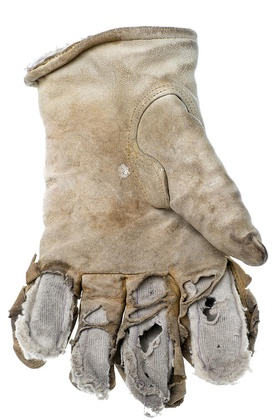
%> input picture gloves/leather/4.jpg, 280 x 420 px, shrunk from 600 x 900 before the run
$ octave test2.m   (GNU Octave 9; MATLAB toolbox functions it lacks are replaced by stand-ins)
%> lines starting %> are read from the running program, lines starting %| are printed output that depends on the picture; in (x1, y1, x2, y2) boxes, pixels count from 0 and x2, y2 are one past the last pixel; in counts of white or black regions, pixels touching at a corner belong together; the program's own positions count from 1
### preprocessing.m
function img = preprocessing(img)

% change to Gray Scale Image
gray_img = rgb2gray(img);

% apply Gaussian filtering for noise reduction
filtered_img = imgaussfilt(gray_img, 3);

% histogram equalization
stretched_img = imadjust(filtered_img, [0, 0.95]);

% sharpen the segmented image using unsharp masking
sharpened_img = imsharpen(stretched_img, 'Amount', 1.5, 'Radius', 1, 'Threshold', 0);

img = sharpened_img;

img_titles = {'Grayscale', 'Gaussian Filtered', 'Contrast Stretching', 'Sharpenning'};
imgs = {gray_img, filtered_img, stretched_img, sharpened_img};
fn.auto_plot_images('Preprocessing', img_titles, imgs);
end

### edge_segmentation.m
function [img, mask] = edge_segmentation(org_ing, gray_img)
    % Get the edge mask
    edge_mask = edge(gray_img, 'canny');

    % Fill the holes in the edge mask
    filled_mask = imfill(edge_mask, 'holes');

    morph_mask = edge_mask;
    for i = 1:100
        cc = bwconncomp(morph_mask);
        num_objects = cc.NumObjects;
        if num_objects > 2
            % use Morphological Opertaion to recontruct the line
            morph_mask = imdilate(morph_mask, strel("line", 2, 0));
            morph_mask = imdilate(morph_mask, strel("line", 2, 45));
            morph_mask = imdilate(morph_mask, strel("line", 2, 90));
            morph_mask = imdilate(morph_mask, strel("line", 2, 125));
            morph_mask = imfill(morph_mask, 'holes');
        else
            break
        end
    end

    % remove the small object
    removed_mask = fn.dynamic_bwareaopen(morph_mask, 60000);

    % reduce the extra segmented boundaries
    eroded_mask = removed_mask;
    for j = 1:i
        se = strel('disk', 3);
        eroded_mask = imerode(eroded_mask, se); % Opening operation to remove small boundaries
    end
    mask = eroded_mask;

    % apply the mask
    img = fn.applied_mask(org_ing, mask);

    img_titles = {'Edge Mask', 'Filled Mask', 'Morph Mask', 'Removed Small Objects', 'Dilated Mask', 'Applied Mask'};
    imgs = {edge_mask, filled_mask, morph_mask, removed_mask, eroded_mask, img};
    fn.auto_plot_images('Edge Segmentation', img_titles, imgs);
end

### part_extraction.m
function [palm_mask, finger_mask] = part_extraction(mask)

    % Refine the defect_free_mask;
    refined_mask = imopen(mask, strel('diamond', 10));
    refined_mask = imfill(refined_mask, "holes");

    % Get the palm from binary mask.
    area = bwarea(refined_mask);
    ratio = 5.0; % claculate base of testing
    palm_kernel_radius = round(sqrt(area/(ratio * pi)));
    palm_mask = imopen(refined_mask, strel('disk', palm_kernel_radius));

    % Get only the fingers.
    raw_finger_mask = refined_mask - palm_mask;
    opened_finger_mask = imopen(raw_finger_mask, strel('disk', round(palm_kernel_radius/5))); % Get the fingers.
    opened_finger_mask = imbinarize(opened_finger_mask);

    stats = regionprops(opened_finger_mask, 'Area', 'Centroid');
    largest_finger_area = max([stats.Area]);

    size_threshold = largest_finger_area * 0.2;
    finger_mask = bwpropfilt(opened_finger_mask, 'Area', [size_threshold Inf]);

    fn.print_title_value_pairs({'area', 'kernel', 'size_threshold'}, {area, palm_kernel_radius, size_threshold});

    img_titles = {'Refined Mask', 'Palm Mask', 'Raw Finger Mask', 'Open Finger Mask', 'Finger Mask'};
    imgs = {refined_mask, palm_mask, raw_finger_mask, opened_finger_mask, finger_mask};
    fn.auto_plot_images('Palm Detection', img_titles, imgs);
end

### detect_glove.m
%% Performs glove detection in an input image using color segmentation based on k-means clustering
function glove_mask = detect_glove(img)

% Convert the image to LAB color space
lab_img = rgb2lab(img);

% Perform k-means clustering
ab = lab_img(:,:,2:3);
ab = im2single(ab);
pixel_labels = imsegkmeans(ab, 2, 'NumAttempts', 5);

% For display purpose
B2 = labeloverlay(img,pixel_labels);
mask1 = pixel_labels == 1;
cluster1 = img.*uint8(mask1);
mask2 = pixel_labels == 2;
cluster2 = img.*uint8(mask2);

% Convert pixel_labels to binary masks for each segment
num_segments = max(pixel_labels(:));
segment_masks = cell(1, num_segments);
segment_areas = zeros(1, num_segments);
for i = 1:num_segments
    segment_masks{i} = pixel_labels == i;
    segment_areas(i) = sum(segment_masks{i}(:));
end

% Find the index of the largest segmented region (assumed to be glove)
[~, largest_segment_idx] = max(segment_areas);

% Extract the largest segmented region (glove segment)
glove_mask = ~segment_masks{largest_segment_idx};

img_titles = {'Original', 'Labeled Image a*b*', 'Objects in Cluster 1', 'Objects in Cluster 2', 'Glove Mask'};
imgs = {img, B2, cluster1, cluster2, glove_mask};
fn.auto_plot_images('Kmeans For Color Segmentation', img_titles, imgs);
end

### calculate_mean_glove_color.m
%% Computes the mean color of the glove region
function glove_mean_rgb = calculate_mean_glove_color(lab_img, glove_mask)

% Extract LAB channels
L = lab_img(:,:,1);
A = lab_img(:,:,2);
B = lab_img(:,:,3);

% Initialize sum of colors and count of non-black pixels
sum_L = 0;
sum_A = 0;
sum_B = 0;
count = 0;

% Calculate the mean color of non-black pixels in the glove segment
for i = 1:size(glove_mask, 1)
    for j = 1:size(glove_mask, 2)
        if glove_mask(i, j) == 1 && L(i, j) > 0 % Check if it belongs to glove and not black
            sum_L = sum_L + L(i, j);
            sum_A = sum_A + A(i, j);
            sum_B = sum_B + B(i, j);
            count = count + 1;
        end
    end
end

% Calculate mean color
mean_L = sum_L / count;
mean_A = sum_A / count;
mean_B = sum_B / count;

% Display mean color
fprintf('Mean color of the glove: L = %.2f, A = %.2f, B = %.2f\n', mean_L, mean_A, mean_B);

% Convert mean LAB color to RGB
glove_mean_lab = [mean_L, mean_A, mean_B];
glove_mean_rgb = lab2rgb(glove_mean_lab);

end

### detect_defects.m
%% Detect defects utilizing Delta E
function [defects_img, defect_free_mask] = detect_defects(img, glove_mean_rgb)

% Compute color difference (Delta E) between image and reference color
de = imcolordiff(img, glove_mean_rgb);

% Apply threshold to Delta E values to segment the image
deltaE_threshold = 25;
defect_free_mask = de < deltaE_threshold;

% Apply the mask to original mask to get defects
defects_img = img .* uint8(~defect_free_mask);

% Morphology operations to enhance the defects_img
defects_img = imopen(defects_img, strel('disk', 3));

img_titles = {'Original Image', 'Delta E', 'Defects free mask', 'Defects image'};
imgs = {img, de, defect_free_mask, defects_img};
fn.auto_plot_images('Delta E for Defects Detection', img_titles, imgs);
end

### test2.m
close all;

%% Dispoable
% [5 lines of commented-out code are left out]

%% Cotton
% [4 lines of commented-out code are left out]

%% Leather
% org_img = imread('gloves/leather/1.jpg');
% org_img = imread('gloves/leather/2.jpg');
% org_img = imread('gloves/leather/3.jpg');
org_img = imread('gloves/leather/4.jpg');
%> org_img is the input picture: size 420x280x3 uint8; mean R, G, B 202.2, 194.2, 183.4

%% Main
gray_img = preprocessing(org_img);
%> in preprocessing, `filtered_img = imgaussfilt(gray_img, 3);`:
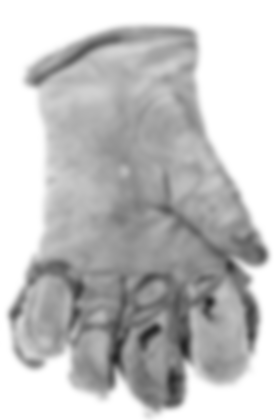
%> filtered_img: size 420x280 uint8; min 36, max 255, mean 195.4
%> in preprocessing, `imgs = {gray_img, filtered_img, stretched_img, sharpened_img};`: imgs = 4 items

[img, mask] = edge_segmentation(org_img, gray_img);
%> in edge_segmentation, `edge_mask = edge(gray_img, 'canny');`:
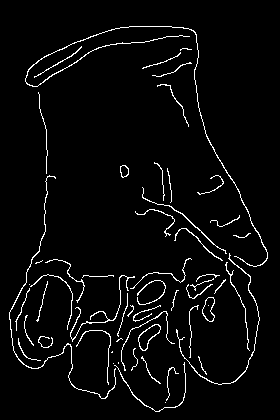
%> edge_mask: size 420x280 logical; 3.8% white in thin lines or dots, all inside (x1, y1, x2, y2) = (9, 26, 268, 412)
%> the loop in edge_segmentation, `for i = 1:100` made 4 passes
%> (cc, num_objects) on passes 1 to 4: (56 connected components, 56), (23 connected components, 23), (6 connected components, 6), (1 connected component, 1)
%> pass 1, in edge_segmentation, `morph_mask = imfill(morph_mask, 'holes');`:
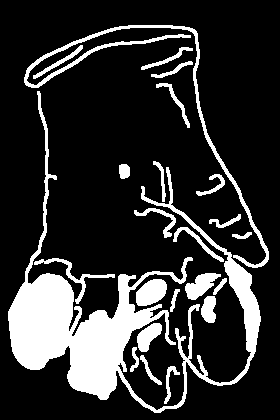
%> morph_mask: size 420x280 logical; 18.7% white; 23 white regions, largest, box (x1, y1, x2, y2) and area: (8, 91, 261, 413) 14655, (24, 25, 269, 268) 2351, (136, 279, 167, 306) 618
%> after the loop in edge_segmentation, `for i = 1:100`: morph_mask: size 420x280 logical; 63.5% white; 1 black region, box (x1, y1, x2, y2) and area: (0, 0, 280, 420) 42978
%> after the loop in edge_segmentation, `for j = 1:i`:
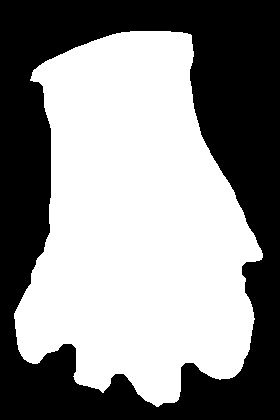
%> eroded_mask: size 420x280 logical; 54.5% white; 1 black region, box (x1, y1, x2, y2) and area: (0, 0, 280, 420) 53450
%> in edge_segmentation, `img = fn.applied_mask(org_ing, mask);`:
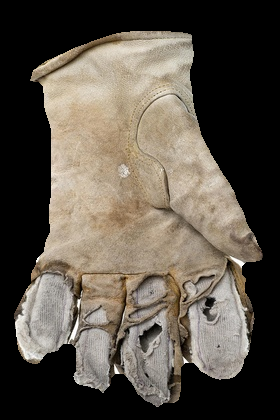
%> img: size 420x280x3 uint8; mean R, G, B 90.9, 83.3, 73.3
%> in edge_segmentation, `imgs = {edge_mask, filled_mask, morph_mask, removed_mask, eroded_mask,..`: imgs = 6 items
lab_img = rgb2lab(img);
%> lab_img: size 420x280x3 double; mean of channels 1, 2, 3 34.6, 1.2, 6.4
object_area = bwarea(mask);
%> object_area = 64193.1

%% Palm Finger Extraction
[palm_mask, finger_mask] = part_extraction(mask);
%> in part_extraction, `refined_mask = imopen(mask, strel('diamond', 10));`: refined_mask: size 420x280 logical; 54.3% white; 1 black region, box (x1, y1, x2, y2) and area: (0, 0, 280, 420) 53755
%> in part_extraction, `area = bwarea(refined_mask);`: area = 63893
%> in part_extraction, `palm_kernel_radius = round(sqrt(area/(ratio * pi)));`: palm_kernel_radius = 64
%> in part_extraction, `palm_mask = imopen(refined_mask, strel('disk', palm_kernel_radius));`: palm_mask: size 420x280 logical; 47.6% white; 1 white region, box (x1, y1, x2, y2) and area: (34, 33, 248, 378) 55933
%> in part_extraction, `raw_finger_mask = refined_mask - palm_mask;`: raw_finger_mask: size 420x280 double; values 0 (black) and 1 (white), 6.7% white; 27 white regions (20 under 20 px), largest, box (x1, y1, x2, y2) and area: (14, 253, 70, 364) 2147, (191, 293, 255, 380) 1838, (125, 365, 183, 407) 1214
%> in part_extraction, `opened_finger_mask = imopen(raw_finger_mask, strel('disk', round(palm_..`: opened_finger_mask: size 420x280 double; values 0 (black) and 1 (white), 3.1% white; 3 white regions, box (x1, y1, x2, y2) and area: (15, 303, 57, 361) 1699, (206, 343, 245, 379) 1021, (141, 374, 181, 405) 931
%> in part_extraction, `stats = regionprops(opened_finger_mask, 'Area', 'Centroid');`: stats = 3 regions; Area and Centroid: 1699 [33.7 333.8], 1021 [226.6 362.4], 931 [161.6 389.8]
%> in part_extraction, `largest_finger_area = max([stats.Area]);`: largest_finger_area = 1699
%> in part_extraction, `size_threshold = largest_finger_area * 0.2;`: size_threshold = 339.8
%> in part_extraction, `imgs = {refined_mask, palm_mask, raw_finger_mask, opened_finger_mask, ..`: imgs = 5 items

%% Extract glove segment
glove_mask = detect_glove(img);
%> in detect_glove, `pixel_labels = imsegkmeans(ab, 2, 'NumAttempts', 5);`: pixel_labels: size 420x280 uint8; values 1 (black) and 2 (white), 37.7% white; 86 white regions (75 under 20 px), largest, box (x1, y1, x2, y2) and area: (14, 31, 263, 403) 43580, (110, 356, 126, 376) 121, (17, 340, 41, 364) 90
%> in detect_glove, `cluster2 = img.*uint8(mask2);`:
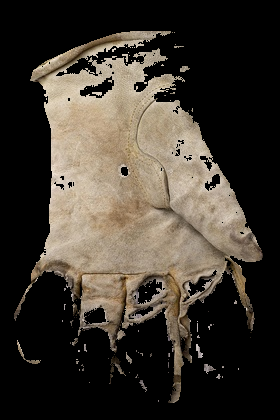
%> cluster2: size 420x280x3 uint8; mean R, G, B 63.1, 56.5, 47.9
%> in detect_glove, `num_segments = max(pixel_labels(:));`: num_segments = 2
%> in detect_glove, `segment_masks = cell(1, num_segments);`: segment_masks = {[], []}
%> the loop in detect_glove, `for i = 1:num_segments` made 2 passes
%> after the loop in detect_glove, `for i = 1:num_segments`: segment_areas = [73243 44357]; segment_masks = 2 items
%> in detect_glove, `[~, largest_segment_idx] = max(segment_areas);`: largest_segment_idx = 1

% Get average glove color
glove_mean_rgb = calculate_mean_glove_color(lab_img, glove_mask);
%> in calculate_mean_glove_color, `B = lab_img(:,:,3);`:
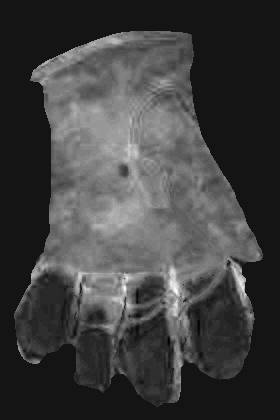
%> B: size 420x280 double; min -2.99, max 33.83, mean 6.4; drawn with min black and max white
%> after the loop in calculate_mean_glove_color, `for i = 1:size(glove_mask, 1)`: count = 44357; sum_A = 126373.2; sum_B = 644781.4; sum_L = 2778200.4
%> in calculate_mean_glove_color, `mean_L = sum_L / count;`: mean_L = 62.63
%> in calculate_mean_glove_color, `mean_A = sum_A / count;`: mean_A = 2.85
%> in calculate_mean_glove_color, `mean_B = sum_B / count;`: mean_B = 14.54
%| Mean color of the glove: L = 62.63, A = 2.85, B = 14.54
%> in calculate_mean_glove_color, `glove_mean_lab = [mean_L, mean_A, mean_B];`: glove_mean_lab = [62.63 2.85 14.54]
%> in calculate_mean_glove_color, `glove_mean_rgb = lab2rgb(glove_mean_lab);`: glove_mean_rgb = [0.654 0.584 0.494]
%> glove_mean_rgb = [0.654 0.584 0.494]

% Detect defects
[defects_img, defect_free_mask] = detect_defects(img, glove_mean_rgb);
%> the run ends on the next line

$ run again, with gloves/disposable/1.jpeg copied over gloves/leather/4.jpg
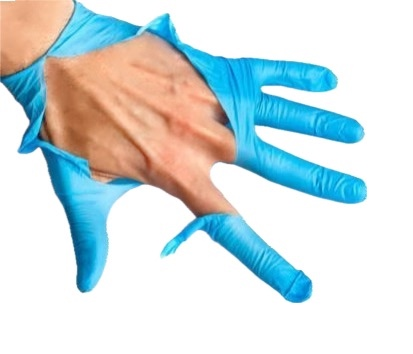
%> input picture gloves/disposable/1.jpeg, 413 x 354 px
%> org_img is the input picture: size 354x413x3 uint8; mean R, G, B 206.2, 220.8, 223.3
%> in preprocessing, `imgs = {gray_img, filtered_img, stretched_img, sharpened_img};`: imgs = 4 items
%> in edge_segmentation, `edge_mask = edge(gray_img, 'canny');`:
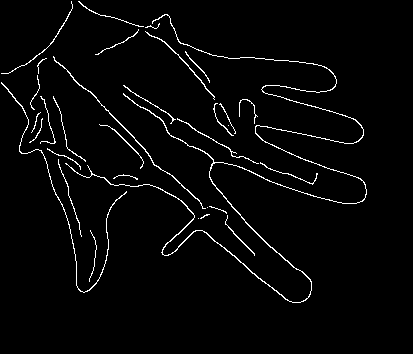
%> edge_mask: size 354x413 logical; 2.8% white in thin lines or dots, all inside (x1, y1, x2, y2) = (1, 1, 367, 303)
%> the loop in edge_segmentation, `for i = 1:100` made 3 passes
%> (cc, num_objects) on passes 1 to 3: (32 connected components, 32), (18 connected components, 18), (2 connected components, 2)
%> removed_mask: size 354x413 logical; 16.4% white; 1 white region, box (x1, y1, x2, y2) and area: (0, 0, 369, 305) 23960
%> in edge_segmentation, `imgs = {edge_mask, filled_mask, morph_mask, removed_mask, eroded_mask,..`: imgs = 6 items
%> lab_img: size 354x413x3 double; mean of channels 1, 2, 3 2.3, -0.5, -1
%> object_area = 5309
%> refined_mask: size 354x413 logical; 2.6% white; 1 white region, box (x1, y1, x2, y2) and area: (52, 156, 117, 276) 3817
%> area = 3831.6
%> palm_kernel_radius = 16
%> palm_mask: size 354x413 logical; 1.9% white; 1 white region, box (x1, y1, x2, y2) and area: (54, 159, 111, 236) 2759
%> raw_finger_mask: size 354x413 double; values 0 (black) and 1 (white), 0.72% white; 6 white regions (3 under 20 px), largest, box (x1, y1, x2, y2) and area: (74, 224, 105, 276) 956, (102, 181, 117, 204) 59, (52, 159, 66, 176) 28
%> stats = 2 regions; Area and Centroid: 933 [91.4 251.6], 26 [114 195.5]
%> largest_finger_area = 933
%> size_threshold = 186.6
%> finger_mask: size 354x413 logical; 0.64% white; 1 white region, box (x1, y1, x2, y2) and area: (75, 230, 105, 275) 933
%> in part_extraction, `imgs = {refined_mask, palm_mask, raw_finger_mask, opened_finger_mask, ..`: imgs = 5 items
%> pixel_labels: size 354x413 uint8; values 1 (black) and 2 (white), 3.4% white; 7 white regions (4 under 20 px), largest, box (x1, y1, x2, y2) and area: (45, 151, 123, 288) 4176, (23, 99, 46, 150) 382, (149, 18, 182, 52) 344
%> num_segments = 2
%> in detect_glove, `segment_masks = cell(1, num_segments);`: segment_masks = {[], []}
%> the loop in detect_glove, `for i = 1:num_segments` made 2 passes
%> after the loop in detect_glove, `for i = 1:num_segments`: segment_areas = [141295 4907]; segment_masks = 2 items
%> largest_segment_idx = 1
%> in calculate_mean_glove_color, `A = lab_img(:,:,2);`:
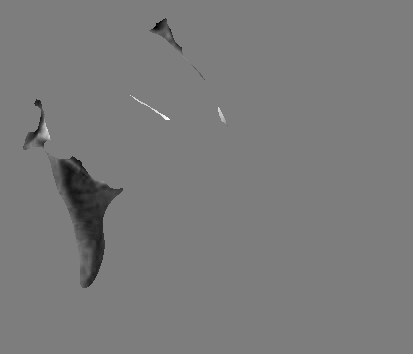
%> A: size 354x413 double; min -31.8, max 32.7, mean -0.5; drawn with min black and max white
%> after the loop in calculate_mean_glove_color, `for i = 1:size(glove_mask, 1)`: count = 4907; sum_A = -78837; sum_B = -152430.4; sum_L = 320999.3
%> mean_L = 65.42
%> mean_A = -16.07
%> mean_B = -31.06
%| Mean color of the glove: L = 65.42, A = -16.07, B = -31.06
%> glove_mean_lab = [65.42 -16.07 -31.06]
%> in calculate_mean_glove_color, `glove_mean_rgb = lab2rgb(glove_mean_lab);`: glove_mean_rgb = [0.253 0.665 0.838]

$ run again, with gloves/disposable/3.jpg copied over gloves/leather/4.jpg
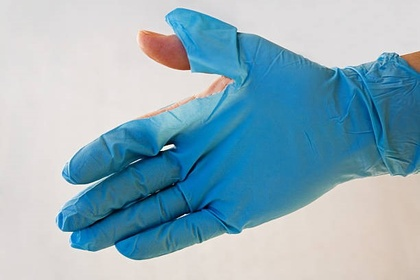
%> input picture gloves/disposable/3.jpg, 420 x 280 px, shrunk from 612 x 408 before the run
%> org_img is the input picture: size 280x420x3 uint8; mean R, G, B 143.8, 175, 189.4
%> in preprocessing, `imgs = {gray_img, filtered_img, stretched_img, sharpened_img};`: imgs = 4 items
%> in edge_segmentation, `edge_mask = edge(gray_img, 'canny');`:
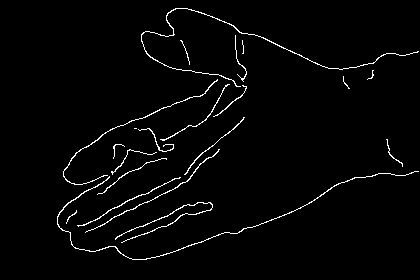
%> edge_mask: size 280x420 logical; 2.2% white in thin lines or dots, all inside (x1, y1, x2, y2) = (57, 8, 419, 260)
%> the loop in edge_segmentation, `for i = 1:100` made 4 passes
%> (cc, num_objects) on passes 1 to 4: (21 connected components, 21), (15 connected components, 15), (6 connected components, 6), (1 connected component, 1)
%> in edge_segmentation, `imgs = {edge_mask, filled_mask, morph_mask, removed_mask, eroded_mask,..`: imgs = 6 items
%> lab_img: size 280x420x3 double; mean of channels 1, 2, 3 4.2, -0.6, -1.5
%> object_area = 8826.4
%> refined_mask: size 280x420 logical; 7% white; 3 white regions, box (x1, y1, x2, y2) and area: (155, 13, 242, 112) 4075, (70, 107, 188, 189) 3857, (184, 101, 206, 122) 242
%> area = 8217.5
%> palm_kernel_radius = 23
%> palm_mask: size 280x420 logical; 2% white; 1 white region, box (x1, y1, x2, y2) and area: (175, 19, 234, 69) 2344
%> raw_finger_mask: size 280x420 double; values 0 (black) and 1 (white), 5% white; 8 white regions (2 under 20 px), largest, box (x1, y1, x2, y2) and area: (70, 107, 188, 189) 3857, (202, 55, 242, 112) 1039, (155, 37, 189, 66) 409, (184, 101, 206, 122) 242, (174, 13, 204, 33) 186, (223, 26, 239, 53) 95
%> stats = 4 regions; Area and Centroid: 3839 [127.3 149.3], 991 [224.7 87.6], 344 [168.8 52], 222 [195.5 112]
%> largest_finger_area = 3839
%> size_threshold = 767.8
%> finger_mask: size 280x420 logical; 4.1% white; 2 white regions, box (x1, y1, x2, y2) and area: (72, 109, 186, 187) 3839, (204, 62, 241, 111) 991
%> in part_extraction, `imgs = {refined_mask, palm_mask, raw_finger_mask, opened_finger_mask, ..`: imgs = 5 items
%> pixel_labels: size 280x420 uint8; values 1 (black) and 2 (white), 6.5% white; 11 white regions (10 under 20 px), largest, box (x1, y1, x2, y2) and area: (68, 13, 242, 189) 7603
%> num_segments = 2
%> in detect_glove, `segment_masks = cell(1, num_segments);`: segment_masks = {[], []}
%> the loop in detect_glove, `for i = 1:num_segments` made 2 passes
%> after the loop in detect_glove, `for i = 1:num_segments`: segment_areas = [109973 7627]; segment_masks = 2 items
%> largest_segment_idx = 1
%> in calculate_mean_glove_color, `B = lab_img(:,:,3);`:
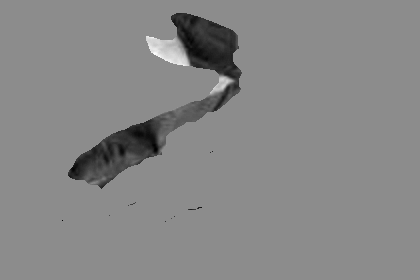
%> B: size 280x420 double; min -41.67, max 33.89, mean -1.5; drawn with min black and max white
%> after the loop in calculate_mean_glove_color, `for i = 1:size(glove_mask, 1)`: count = 7627; sum_A = -97293.4; sum_B = -190877.6; sum_L = 428508.2
%> mean_L = 56.18
%> mean_A = -12.76
%> mean_B = -25.03
%| Mean color of the glove: L = 56.18, A = -12.76, B = -25.03
%> glove_mean_lab = [56.18 -12.76 -25.03]
%> in calculate_mean_glove_color, `glove_mean_rgb = lab2rgb(glove_mean_lab);`: glove_mean_rgb = [0.266 0.561 0.696]
